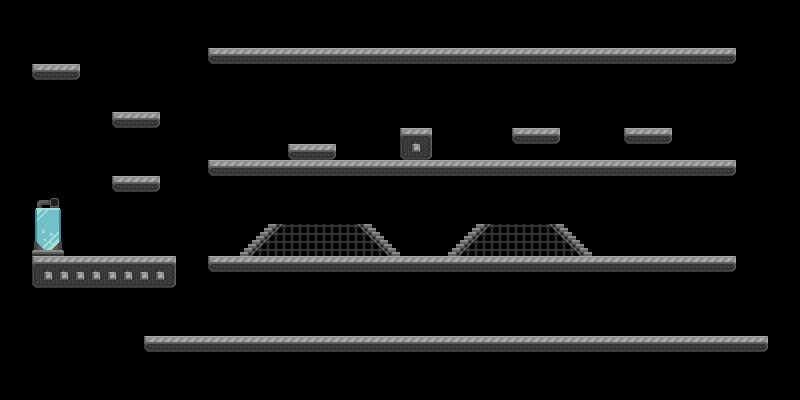

Tiled map render using the project's own tile images. Description and the whole map definition, tile-layer contents included, below:
An orthogonal 50x25 tile map with 16x16 px tiles, 1 tile layer (main-layer) and 20 objects (14x rect, 2x triangle, polygon, player, screen, ...).

<map version="1.4" tiledversion="1.4.3" orientation="orthogonal" renderorder="left-up" width="50" height="25" tilewidth="16" tileheight="16" infinite="0" nextlayerid="4" nextobjectid="55">
 <editorsettings>
  <export target="../level-maps/levelRayCastTest.json" format="json" />
 </editorsettings>
 <tileset firstgid="1" source="levelRayCastTest.tsx" />
 <layer id="1" name="main-layer" width="50" height="25">
  <data encoding="csv">
0,0,0,0,0,0,0,0,0,0,0,0,0,0,0,0,0,0,0,0,0,0,0,0,0,0,0,0,0,0,0,0,0,0,0,0,0,0,0,0,0,0,0,0,0,0,0,0,0,0,
0,0,0,0,0,0,0,0,0,0,0,0,0,0,0,0,0,0,0,0,0,0,0,0,0,0,0,0,0,0,0,0,0,0,0,0,0,0,0,0,0,0,0,0,0,0,0,0,0,0,
0,0,0,0,0,0,0,0,0,0,0,0,0,0,0,0,0,0,0,0,0,0,0,0,0,0,0,0,0,0,0,0,0,0,0,0,0,0,0,0,0,0,0,0,0,0,0,0,0,0,
0,0,0,0,0,0,0,0,0,0,0,0,0,2,3,3,3,3,3,3,3,3,3,3,3,3,3,3,3,3,3,3,3,3,3,3,3,3,3,3,3,3,3,3,3,4,0,0,0,0,
0,0,2,3,4,0,0,0,0,0,0,0,0,0,0,0,0,0,0,0,0,0,0,0,0,0,0,0,0,0,0,0,0,0,0,0,0,0,0,0,0,0,0,0,0,0,0,0,0,0,
0,0,0,0,0,0,0,0,0,0,0,0,0,0,0,0,0,0,0,0,0,0,0,0,0,0,0,0,0,0,0,0,0,0,0,0,0,0,0,0,0,0,0,0,0,0,0,0,0,0,
0,0,0,0,0,0,0,0,0,0,0,0,0,0,0,0,0,0,0,0,0,0,0,0,0,0,0,0,0,0,0,0,0,0,0,0,0,0,0,0,0,0,0,0,0,0,0,0,0,0,
0,0,0,0,0,0,0,2,3,4,0,0,0,0,0,0,0,0,0,0,0,0,0,0,0,0,0,0,0,0,0,0,0,0,0,0,0,0,0,0,0,0,0,0,0,0,0,0,0,0,
0,0,0,0,0,0,0,0,0,0,0,0,0,0,0,0,0,0,0,0,0,0,0,0,0,7,8,0,0,0,0,0,2,3,4,0,0,0,0,2,3,4,0,0,0,0,0,0,0,0,
0,0,0,0,0,0,0,0,0,0,0,0,0,0,0,0,0,0,2,3,4,0,0,0,0,21,22,0,0,0,0,0,0,0,0,0,0,0,0,0,0,0,0,0,0,0,0,0,0,0,
0,0,0,0,0,0,0,0,0,0,0,0,0,2,3,3,3,3,3,3,3,3,3,3,3,3,3,3,3,3,3,3,3,3,3,3,3,3,3,3,3,3,3,3,3,4,0,0,0,0,
0,0,0,0,0,0,0,2,3,4,0,0,0,0,0,0,0,0,0,0,0,0,0,0,0,0,0,0,0,0,0,0,0,0,0,0,0,0,0,0,0,0,0,0,0,0,0,0,0,0,
0,0,64,65,0,0,0,0,0,0,0,0,0,0,0,0,0,0,0,0,0,0,0,0,0,0,0,0,0,0,0,0,0,0,0,0,0,0,0,0,0,0,0,0,0,0,0,0,0,0,
0,0,78,79,0,0,0,0,0,0,0,0,0,0,0,0,0,0,0,0,0,0,0,0,0,0,0,0,0,0,0,0,0,0,0,0,0,0,0,0,0,0,0,0,0,0,0,0,0,0,
0,0,92,93,0,0,0,0,0,0,0,0,0,0,0,0,57,58,59,59,59,59,60,61,0,0,0,0,0,57,58,59,59,59,60,61,0,0,0,0,0,0,0,0,0,0,0,0,0,0,
0,0,106,107,0,0,0,0,0,0,0,0,0,0,0,57,58,59,59,59,59,59,59,60,61,0,0,0,57,58,59,59,59,59,59,60,61,0,0,0,0,0,0,0,0,0,0,0,0,0,
0,0,7,33,34,33,34,33,34,33,8,0,0,2,3,3,3,3,3,3,3,3,3,3,3,3,3,3,3,3,3,3,3,3,3,3,3,3,3,3,3,3,3,3,3,4,0,0,0,0,
0,0,21,52,52,52,52,52,52,52,22,0,0,0,0,0,0,0,0,0,0,0,0,0,0,0,0,0,0,0,0,0,0,0,0,0,0,0,0,0,0,0,0,0,0,0,0,0,0,0,
0,0,0,0,0,0,0,0,0,0,0,0,0,0,0,0,0,0,0,0,0,0,0,0,0,0,0,0,0,0,0,0,0,0,0,0,0,0,0,0,0,0,0,0,0,0,0,0,0,0,
0,0,0,0,0,0,0,0,0,0,0,0,0,0,0,0,0,0,0,0,0,0,0,0,0,0,0,0,0,0,0,0,0,0,0,0,0,0,0,0,0,0,0,0,0,0,0,0,0,0,
0,0,0,0,0,0,0,0,0,0,0,0,0,0,0,0,0,0,0,0,0,0,0,0,0,0,0,0,0,0,0,0,0,0,0,0,0,0,0,0,0,0,0,0,0,0,0,0,0,0,
0,0,0,0,0,0,0,0,0,2,3,3,3,3,3,3,3,3,3,3,3,3,3,3,3,3,3,3,3,3,3,3,3,3,3,3,3,3,3,3,3,3,3,3,3,3,3,4,0,0,
0,0,0,0,0,0,0,0,0,0,0,0,0,0,0,0,0,0,0,0,0,0,0,0,0,0,0,0,0,0,0,0,0,0,0,0,0,0,0,0,0,0,0,0,0,0,0,0,0,0,
0,0,0,0,0,0,0,0,0,0,0,0,0,0,0,0,0,0,0,0,0,0,0,0,0,0,0,0,0,0,0,0,0,0,0,0,0,0,0,0,0,0,0,0,0,0,0,0,0,0,
0,0,0,0,0,0,0,0,0,0,0,0,0,0,0,0,0,0,0,0,0,0,0,0,0,0,0,0,0,0,0,0,0,0,0,0,0,0,0,0,0,0,0,0,0,0,0,0,0,0
</data>
 </layer>
 <objectgroup id="3" name="collisions">
  <object id="6" type="rect" x="32" y="256" width="144" height="32" />
  <object id="17" type="rect" x="208" y="48" width="528" height="16" />
  <object id="18" type="rect" x="208" y="160" width="528" height="16" />
  <object id="19" type="rect" x="144" y="336" width="624" height="16" />
  <object id="20" type="rect" x="112" y="112" width="48" height="16" />
  <object id="21" type="rect" x="32" y="64" width="48" height="16" />
  <object id="22" type="rect" x="112" y="176" width="48" height="16" />
  <object id="30" type="rect" x="208" y="256" width="528" height="16" />
  <object id="41" type="rect" x="32.4127" y="196.619" width="31.6091" height="58.9323" />
  <object id="43" type="rect" x="288" y="144" width="48" height="16" />
  <object id="46" type="rect" x="400" y="128" width="32" height="32" />
  <object id="47" type="rect" x="512.289" y="135.887" width="47.3793" height="7.89656" />
  <object id="48" type="rect" x="624" y="128" width="48" height="16" />
  <object id="50" type="polygon" x="448" y="256">
   <polygon points="0,0 32,-32 112,-32 144,0" />
  </object>
  <object id="51" type="triangle" x="240" y="256">
   <polygon points="0,0 32,-32 32,0" />
  </object>
  <object id="52" type="triangle" x="400" y="256">
   <polygon points="0,0 -32,-32 -32,0" />
  </object>
  <object id="53" type="rect" x="272" y="224" width="96" height="32" />
 </objectgroup>
 <objectgroup id="2" name="level" visible="0">
  <object id="10" name="player" x="112" y="224" width="16" height="32" />
  <object id="11" name="screen" x="0" y="160" width="400" height="240" />
  <object id="40" name="camera-trap" x="80" y="96" width="128" height="48" />
 </objectgroup>
</map>
